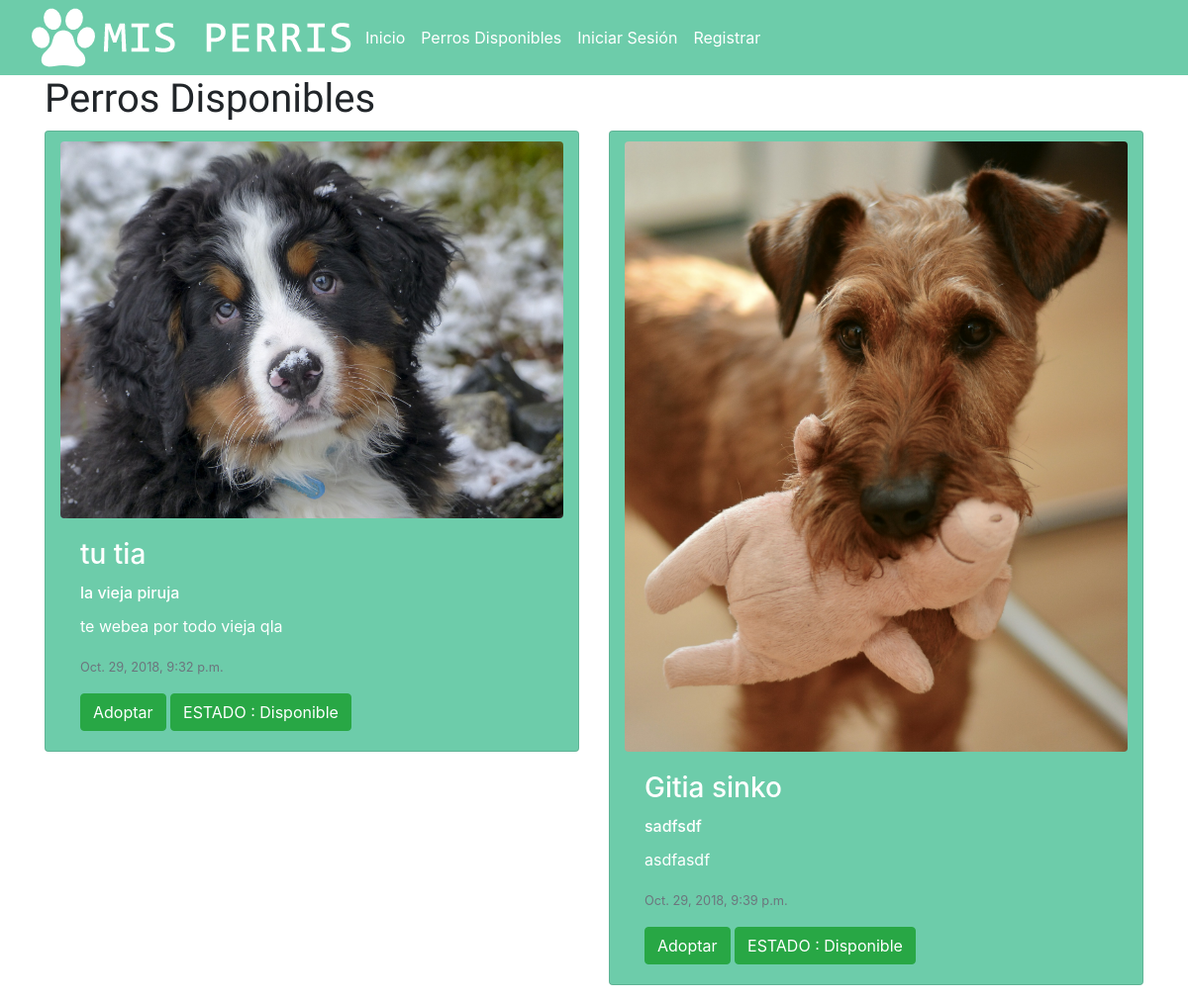
Page /perrosdisponibles on the earlier database version.
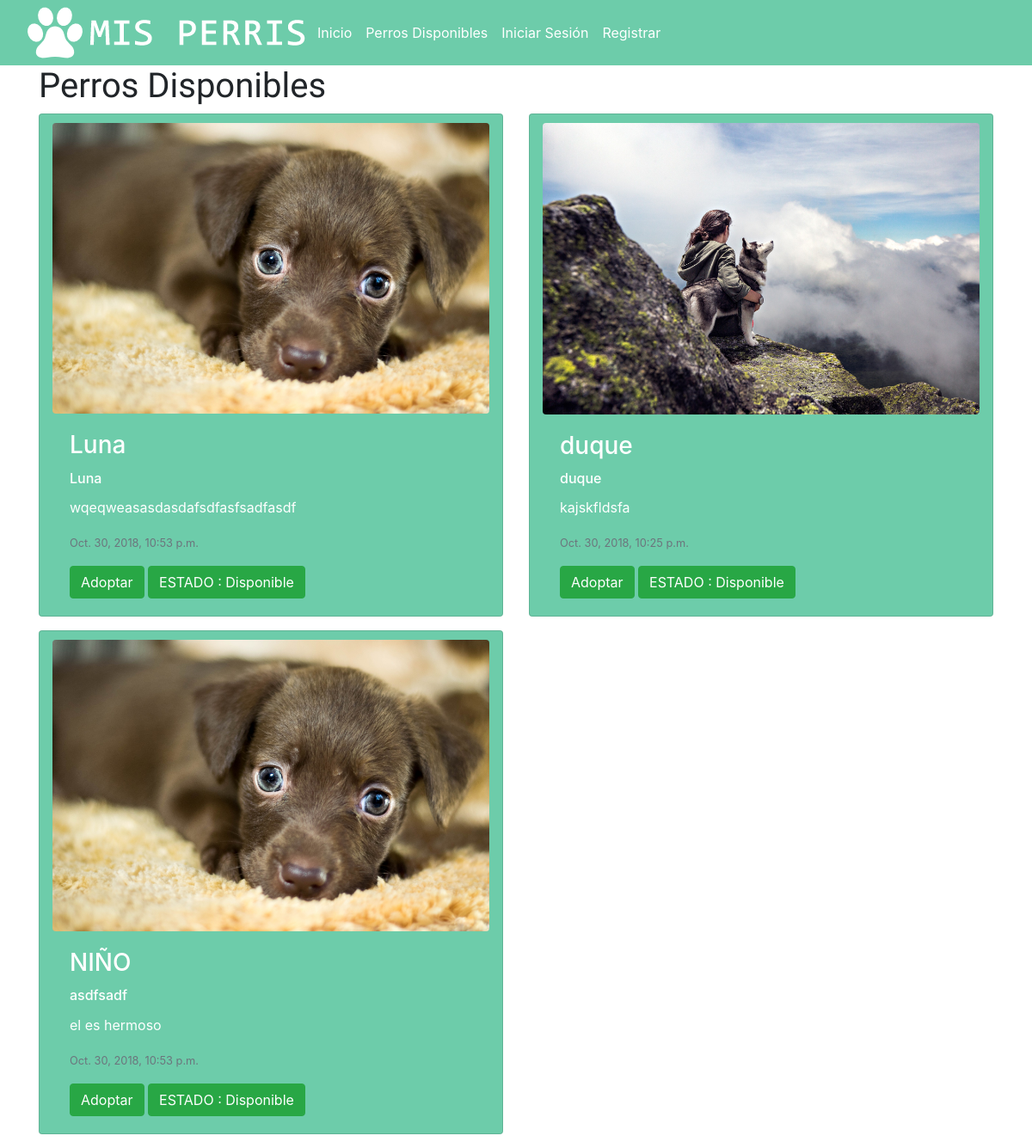
Same page on the later database version.
### blog/models.py (models this page shows, shortened)
class Perros_Rescatados(models.Model):
    author = models.ForeignKey('auth.User', on_delete=models.CASCADE)
    estado= models.CharField(max_length=30, choices=ESTADOS, default='')
    foto_perro=models.FileField(blank=True, null=True)
    nombre_perro = models.CharField(max_length=200)
    raza_predominante = models.CharField(max_length=200)
    descripcion=models.TextField()
    published_date = models.DateTimeField(blank=True, null=True)
    class Meta:
        permissions = (
            ('usuarios', _('Usuarios')),
        )

### blog/views.py (the view)
# urls.py: url('perrosdisponibles', views.post_list_user , name= 'post_list_user'),
def post_list_user(request):
    perro = Perros_Rescatados.objects.filter(estado = "Disponible")
    return render(request, 'blog/post_list_user.html', {'perro': perro})

### blog/templates/blog/post_list_user.html (shortened to what this page needs)
<!DOCTYPE html>
{% extends 'blog/base.html' %}
	{% block content %}
<div class="container">
<h1 class="animated fadeInLeft tituloperro">Perros Disponibles</h1>
<div class="row">
    {% for perro in perro %}
    <div class="col-12 col-md-6 col-lg-6">
	   <div class="card mb-3 container animated fadeInLeft" style="background-color: #6DCCAA">
        {% if perro.foto_perro %}
  <img class="card-img-top image-responsive margenimagen rounded" src="{{perro.foto_perro.url}}" alt="Card image cap">
  {% endif %}
  <div class="card-body card-">
    <h3 class="card-title text-white">{{ perro.nombre_perro }}</h3>
    <h6 class="card-title text-white">{{perro.raza_predominante}}</h6>
    <p class="card-text text-white">{{perro.descripcion}}</p>
    <p class="card-text"><small class="text-muted">{{ perro.published_date }}</small></p>
    <a href="{%url 'login'%}" class="btn btn-success">Adoptar</a>
    <a href="#" class="btn btn-success">ESTADO : {{perro.estado}}</a>
  </div>
</div>
</div>
 {% endfor %}
</div>
</div>
    {% endblock %}

Differences in the rows shown:
removed Perros_Rescatados: foto_perro (picture), nombre_perro "tu tia", raza_predominante "la vieja piruja", descripcion "te webea por todo vieja qla", published_date "Oct. 29, 2018, 9:32 p.m.", estado "Disponible"
removed Perros_Rescatados: foto_perro (picture), nombre_perro "Gitia sinko", raza_predominante "sadfsdf", descripcion "asdfasdf", published_date "Oct. 29, 2018, 9:39 p.m.", estado "Disponible"
added Perros_Rescatados: foto_perro (picture), nombre_perro "Luna", raza_predominante "Luna", descripcion "wqeqweasasdasdafsdfasfsadfasdf", published_date "Oct. 30, 2018, 10:53 p.m.", estado "Disponible"
added Perros_Rescatados: foto_perro (picture), nombre_perro "duque", raza_predominante "duque", descripcion "kajskfldsfa", published_date "Oct. 30, 2018, 10:25 p.m.", estado "Disponible"
added Perros_Rescatados: foto_perro (picture), nombre_perro "NIÑO", raza_predominante "asdfsadf", descripcion "el es hermoso", published_date "Oct. 30, 2018, 10:53 p.m.", estado "Disponible"
